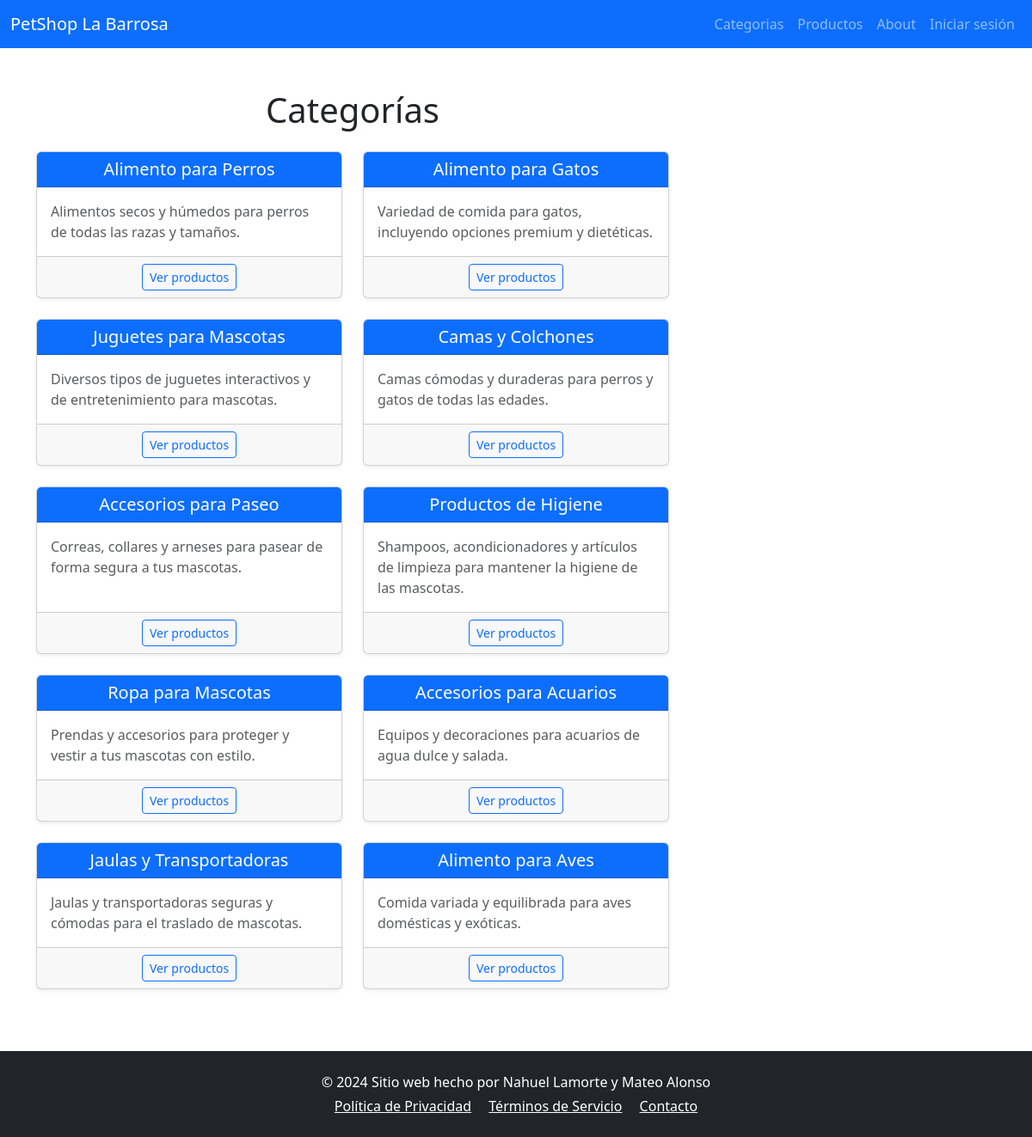
Before: /categorias with the older database file.
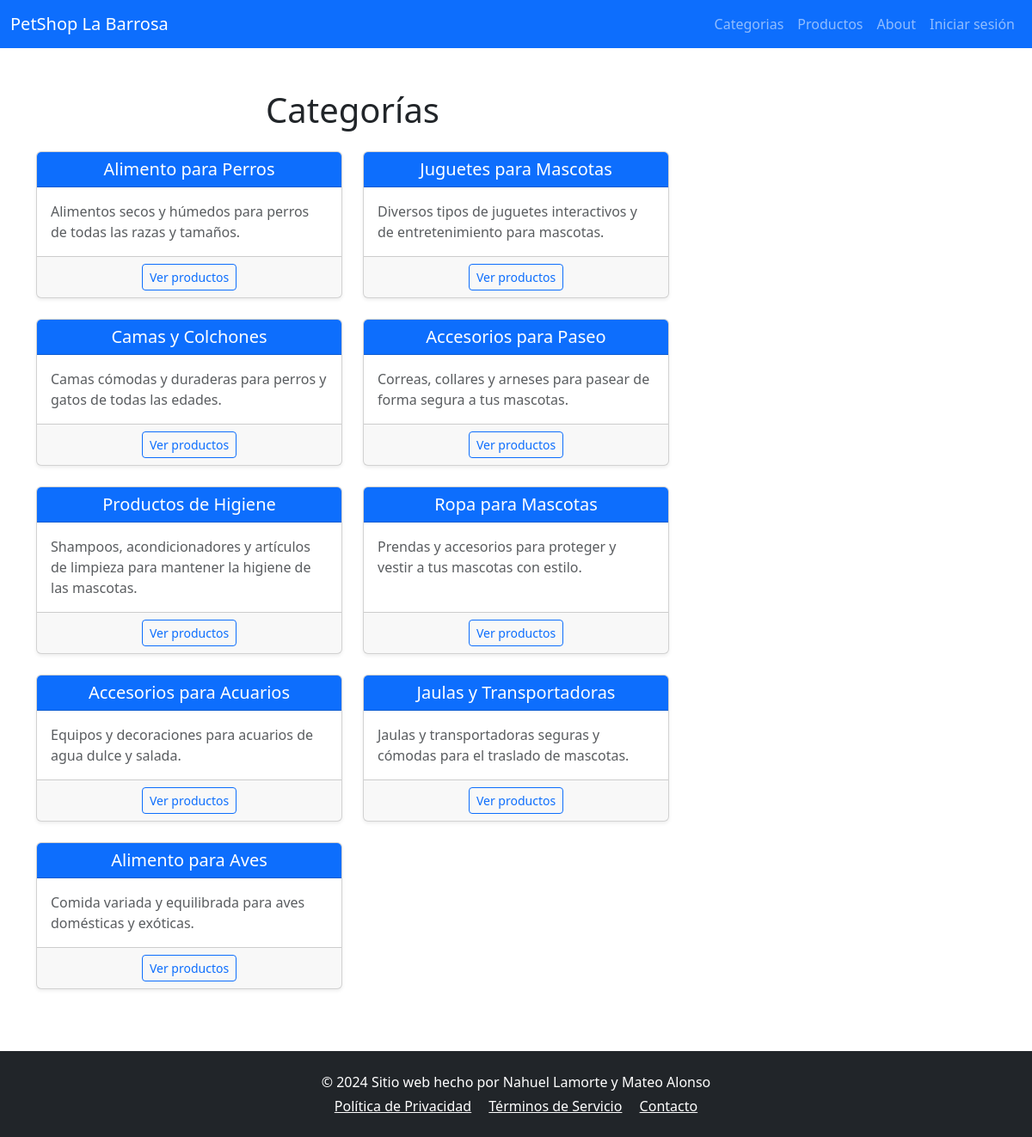
After: the same page with the newer database file.
### tables this page shows
CREATE TABLE `categorias` (
  `id_categoria` int(11) NOT NULL,
  `nombre` varchar(100) NOT NULL,
  `descripcion` varchar(300) DEFAULT NULL
);

### app/view/categoria.view.php (called while the page is built, shortened)
<?php
class CategoriaView {
    public function mostrarCategorias($categorias) {
        require 'templates/categorias.phtml';
    }
}

### app/controller/categoria.controller.php (called while the page is built, shortened)
<?php
require_once 'app/model/categoria.model.php';
require_once 'app/view/categoria.view.php';
class CategoriaController {
    private $model;
    private $view;
    public function __construct($res) {
        $this->model = new CategoriaModel();
        $this->view = new CategoriaView($res->user);
    }
    public function mostrarCategorias() {
        $categorias = $this->model->getCategorias();
        $this->view->mostrarCategorias($categorias);
    }
}

### app/model/categoria.model.php (called while the page is built, shortened)
<?php
class CategoriaModel {
    private $db;
    public function __construct() {
        $this->db = $this->conectardb();
    }
    public function getCategorias() {
        $query = $this->db->prepare('SELECT * FROM categorias');
        $query->execute();
        return $query->fetchAll(PDO::FETCH_OBJ);
    }
    private function conectardb() {
        return new PDO("mysql:host=".MYSQL_HOST . ";dbname=".MYSQL_DB .";charset=utf8", MYSQL_USER, MYSQL_PASS);
    }
}

### templates/categorias.phtml (the view, shortened to what this page needs)
<?php require 'templates/layout/header.phtml' ?>
<div class="container mt-5">
    <div class="row">
        <div class="col-lg-8">
            <h1 class="text-center mb-4">Categorías</h1>
            <div class="row">
                <?php foreach ($categorias as $categoria): ?>
                    <div class="col-md-6 col-lg-6 mb-4">
                        <div class="card shadow-sm h-100">
                            <div class="card-header bg-primary text-white text-center">
                                <h5 class="card-title mb-0"><?= $categoria->nombre; ?></h5>
                            </div>
                            <div class="card-body d-flex flex-column">
                                <p class="card-text text-muted">
                                    <?= $categoria->descripcion; ?>
                                </p>
                            </div>
                            <div class="card-footer d-flex justify-content-around">
                                <a href="categorias/<?= $categoria->id_categoria; ?>" class="btn btn-outline-primary btn-sm">Ver productos</a>
                            </div>
                        </div>
                    </div>
                <?php endforeach; ?>
            </div>
        </div>
    </div>
</div>
<?php require 'templates/layout/footer.phtml' ?>

Changed rows visible on the page:
removed categorias: nombre "Alimento para Gatos", descripcion "Variedad de comida para gatos, incluyendo opciones premium y dietéticas."
